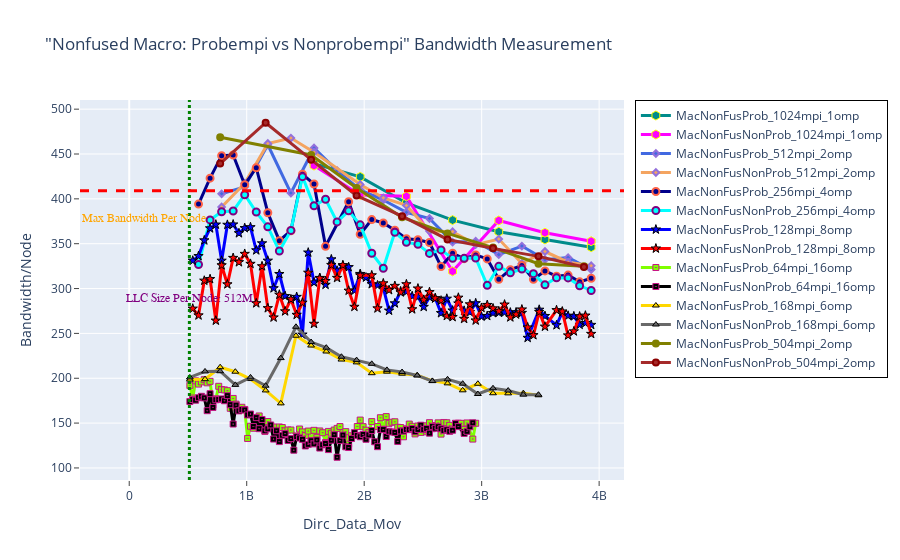

The notebook cell saved with this chart:
### Markdown cell above
## BANDWIDTH - Nonfused Macro: Probempi vs Nonprobempi

### Code cell
fig = go.Figure() 

# Case 1
fig.add_trace(go.Scatter(x=(dfn8MacNonFusProb_1024mpi_1omp.Dirc_Data_Mov*(dfn8MacNonFusProb_1024mpi_1omp.MPI_size/8)), 
                         y=(dfn8MacNonFusProb_1024mpi_1omp.BAND*(dfn8MacNonFusProb_1024mpi_1omp.MPI_size/8)), 
                         mode='lines+markers', 
                         name='MacNonFusProb_1024mpi_1omp',
                         line=dict(color='darkcyan',width=3),
                         marker=dict(symbol='hexagon',size=9, line=dict(color='yellow',width=1))))

fig.add_trace(go.Scatter(x=(dfn8MacNonFusNonProb_1024mpi_1omp.Dirc_Data_Mov*(dfn8MacNonFusNonProb_1024mpi_1omp.MPI_size/8)), 
                         y=(dfn8MacNonFusNonProb_1024mpi_1omp.BAND*(dfn8MacNonFusNonProb_1024mpi_1omp.MPI_size/8)), 
                         mode='lines+markers', 
                         name='MacNonFusNonProb_1024mpi_1omp',
                         line=dict(color='magenta',width=3),
                         marker=dict(symbol='hexagon',size=9, line=dict(color='yellow',width=1))))


# Case 2
fig.add_trace(go.Scatter(x=(dfn8MacNonFusProb_512mpi_2omp.Dirc_Data_Mov*(dfn8MacNonFusProb_512mpi_2omp.MPI_size/8)), 
                         y=(dfn8MacNonFusProb_512mpi_2omp.BAND*(dfn8MacNonFusProb_512mpi_2omp.MPI_size/8)), 
                         mode='lines+markers', 
                         name='MacNonFusProb_512mpi_2omp',
                         line=dict(color='royalblue',width=3),
                         marker=dict(symbol='diamond',size=5,line=dict(color='MediumPurple',width=2))))

fig.add_trace(go.Scatter(x=(dfn8MacNonFusNonProb_512mpi_2omp.Dirc_Data_Mov*(dfn8MacNonFusNonProb_512mpi_2omp.MPI_size/8)), 
                         y=(dfn8MacNonFusNonProb_512mpi_2omp.BAND*(dfn8MacNonFusNonProb_512mpi_2omp.MPI_size/8)), 
                         mode='lines+markers', 
                         name='MacNonFusNonProb_512mpi_2omp',
                         line=dict(color='sandybrown',width=3),
                         marker=dict(symbol='diamond',size=5,line=dict(color='MediumPurple',width=2))))


# Case 3
fig.add_trace(go.Scatter(x=(dfn8MacNonFusProb_256mpi_4omp.Dirc_Data_Mov*(dfn8MacNonFusProb_256mpi_4omp.MPI_size/8)), 
                         y=(dfn8MacNonFusProb_256mpi_4omp.BAND*(dfn8MacNonFusProb_256mpi_4omp.MPI_size/8)), 
                         mode='lines+markers', 
                         name='MacNonFusProb_256mpi_4omp',
                         line=dict(color='darkblue',width=3),
                         marker=dict(symbol='circle',size=7, line=dict(color='tomato',width=2))))

fig.add_trace(go.Scatter(x=(dfn8MacNonFusNonProb_256mpi_4omp.Dirc_Data_Mov*(dfn8MacNonFusNonProb_256mpi_4omp.MPI_size/8)), 
                         y=(dfn8MacNonFusNonProb_256mpi_4omp.BAND*(dfn8MacNonFusNonProb_256mpi_4omp.MPI_size/8)), 
                         mode='lines+markers', 
                         name='MacNonFusNonProb_256mpi_4omp',
                         line=dict(color='cyan',width=3),
                         marker=dict(symbol='circle',size=7,line=dict(color='Purple',width=2))))



# Case 4
fig.add_trace(go.Scatter(x=(dfn8MacNonFusProb_128mpi_8omp.Dirc_Data_Mov*(dfn8MacNonFusProb_128mpi_8omp.MPI_size/8)), 
                         y=(dfn8MacNonFusProb_128mpi_8omp.BAND*(dfn8MacNonFusProb_128mpi_8omp.MPI_size/8)), 
                         mode='lines+markers', 
                         name='MacNonFusProb_128mpi_8omp',
                         line=dict(color='blue',width=3),
                         marker=dict(symbol='star',size=7, line=dict(color='black',width=1))))

fig.add_trace(go.Scatter(x=(dfn8MacNonFusNonProb_128mpi_8omp.Dirc_Data_Mov*(dfn8MacNonFusNonProb_128mpi_8omp.MPI_size/8)), 
                         y=(dfn8MacNonFusNonProb_128mpi_8omp.BAND*(dfn8MacNonFusNonProb_128mpi_8omp.MPI_size/8)), 
                         mode='lines+markers', 
                         name='MacNonFusNonProb_128mpi_8omp',
                         line=dict(color='red',width=3),
                         marker=dict(symbol='star',size=7, line=dict(color='black',width=1))))


# Case 5
fig.add_trace(go.Scatter(x=(dfn8MacNonFusProb_64mpi_16omp.Dirc_Data_Mov*(dfn8MacNonFusProb_64mpi_16omp.MPI_size/8)), 
                         y=(dfn8MacNonFusProb_64mpi_16omp.BAND*(dfn8MacNonFusProb_64mpi_16omp.MPI_size/8)), 
                         mode='lines+markers', 
                         name='MacNonFusProb_64mpi_16omp',
                         line=dict(color='chartreuse',width=3),
                         marker=dict(symbol='square-dot',size=6, line=dict(color='mediumvioletred',width=1))))

fig.add_trace(go.Scatter(x=(dfn8MacNonFusNonProb_64mpi_16omp.Dirc_Data_Mov*(dfn8MacNonFusNonProb_64mpi_16omp.MPI_size/8)), 
                         y=(dfn8MacNonFusNonProb_64mpi_16omp.BAND*(dfn8MacNonFusNonProb_64mpi_16omp.MPI_size/8)), 
                         mode='lines+markers', 
                         name='MacNonFusNonProb_64mpi_16omp',
                         line=dict(color='black',width=3),
                         marker=dict(symbol='square-dot',size=6, line=dict(color='mediumvioletred',width=1))))


# Case 6
fig.add_trace(go.Scatter(x=(dfn8MacNonFusProb_168mpi_6omp.Dirc_Data_Mov*(dfn8MacNonFusProb_168mpi_6omp.MPI_size/8)), 
                         y=(dfn8MacNonFusProb_168mpi_6omp.BAND*(dfn8MacNonFusProb_168mpi_6omp.MPI_size/8)), 
                         mode='lines+markers', 
                         name='MacNonFusProb_168mpi_6omp',
                         line=dict(color='gold',width=3),
                         marker=dict(symbol='triangle-up',size=6, line=dict(color='black',width=1))))

fig.add_trace(go.Scatter(x=(dfn8MacNonFusNonProb_168mpi_6omp.Dirc_Data_Mov*(dfn8MacNonFusNonProb_168mpi_6omp.MPI_size/8)), 
                         y=(dfn8MacNonFusNonProb_168mpi_6omp.BAND*(dfn8MacNonFusNonProb_168mpi_6omp.MPI_size/8)), 
                         mode='lines+markers', 
                         name='MacNonFusNonProb_168mpi_6omp',
                         line=dict(color='dimgray',width=3),
                         marker=dict(symbol='triangle-up',size=6, line=dict(color='black',width=1))))



# Case 7
fig.add_trace(go.Scatter(x=(dfn8MacNonFusProb_504mpi_2omp.Dirc_Data_Mov*(dfn8MacNonFusProb_504mpi_2omp.MPI_size/8)), 
                         y=(dfn8MacNonFusProb_504mpi_2omp.BAND*(dfn8MacNonFusProb_504mpi_2omp.MPI_size/8)), 
                         mode='lines+markers', 
                         name='MacNonFusProb_504mpi_2omp',
                         line=dict(color='olive',width=3),
                         marker=dict(symbol='circle',size=6, line=dict(color='olive',width=2))))

fig.add_trace(go.Scatter(x=(dfn8MacNonFusNonProb_504mpi_2omp.Dirc_Data_Mov*(dfn8MacNonFusNonProb_504mpi_2omp.MPI_size/8)), 
                         y=(dfn8MacNonFusNonProb_504mpi_2omp.BAND*(dfn8MacNonFusNonProb_504mpi_2omp.MPI_size/8)), 
                         mode='lines+markers', 
                         name='MacNonFusNonProb_504mpi_2omp',
                         line=dict(color='Brown',width=3),
                         marker=dict(symbol='circle',size=6, line=dict(color='darkred',width=2))))



# Adding vertical and horizontal lines 
fig.add_vline(x=512e6, line_width=3, line_dash="dot", line_color="green")
fig.add_hline(y=409, line_width=3, line_dash="dash", line_color="red")

# Add annotation with arrow
fig.add_annotation(
    x='512e6'
    , y=280
    , text=f'LLC Size Per Node: 512M'
    , yanchor='bottom'
    , showarrow=False
    , arrowhead=1
    , arrowsize=1
    , arrowwidth=2
    , arrowcolor="#636363"
    , ax=-20
    , ay=-30
    , font=dict(size=12, color="purple", family="Sans Serif")
    , align="left"
    ,)

fig.add_annotation(
    x='130e6'
    , y=370
    , text=f'Max Bandwidth Per Node'
    , yanchor='bottom'
    , showarrow=False
    , arrowhead=1
    , arrowsize=1
    , arrowwidth=2
    , arrowcolor="#636363"
    , ax=-20
    , ay=-30
    , font=dict(size=12, color="orange", family="Sans Serif")
    , align="left"
    ,)


fig.update_layout(title='"Nonfused Macro: Probempi vs Nonprobempi" Bandwidth Measurement',
                  xaxis_title='Dirc_Data_Mov', yaxis_title='Bandwidth/Node', 
                  xaxis=dict(ticks="outside"),  
                  yaxis=dict(ticks="outside"),
                  legend=go.layout.Legend(bordercolor="black",borderwidth=1))

### Figure 1 — Plotly figure (JSON) as saved in the notebook; plotly's stock layout.template omitted (floating-point values rounded to 4 significant figures)
{"data": [{"line": {"color": "darkcyan", "width": 3}, "marker": {"line": {"color": "yellow", "width": 1}, "size": 9, "symbol": "hexagon"}, "mode": "lines+markers", "name": "MacNonFusProb_1024mpi_1omp", "type": "scatter", "x": [1572864000, 1966080000, 2359296000, 2752512000, 3145728000, 3538944000, 3932160000], "y": [439.2, 424.5, 395.4, 376.3, 363.4, 354.8, 346.1]}, {"line": {"color": "magenta", "width": 3}, "marker": {"line": {"color": "yellow", "width": 1}, "size": 9, "symbol": "hexagon"}, "mode": "lines+markers", "name": "MacNonFusNonProb_1024mpi_1omp", "type": "scatter", "x": [1572864000, 1966080000, 2359296000, 2752512000, 3145728000, 3538944000, 3932160000], "y": [437.1, 404.3, 402.8, 319.2, 375.9, 362.3, 352.8]}, {"line": {"color": "royalblue", "width": 3}, "marker": {"line": {"color": "MediumPurple", "width": 2}, "size": 5, "symbol": "diamond"}, "mode": "lines+markers", "name": "MacNonFusProb_512mpi_2omp", "type": "scatter", "x": [786432000, 983040000, 1179648000, 1376256000, 1572864000, 1769472000, 1966080000, 2162688000, 2359296000, 2555904000, 2752512000, 2949120000, 3145728000, 3342336000, 3538944000, 3735552000, 3932160000], "y": [405.6, 413.4, 460.3, 406.5, 456.7, 431.5, 410.1, 398.7, 385.0, 378.1, 351.8, 352.7, 337.8, 347.4, 332.3, 334.5, 321.3]}, {"line": {"color": "sandybrown", "width": 3}, "marker": {"line": {"color": "MediumPurple", "width": 2}, "size": 5, "symbol": "diamond"}, "mode": "lines+markers", "name": "MacNonFusNonProb_512mpi_2omp", "type": "scatter", "x": [786432000, 983040000, 1179648000, 1376256000, 1572864000, 1966080000, 2162688000, 2359296000, 2555904000, 2752512000, 2949120000, 3145728000, 3342336000, 3538944000, 3735552000, 3932160000], "y": [390.9, 417.4, 461.7, 467.8, 452.0, 416.0, 401.1, 392.7, 364.2, 363.4, 349.0, 355.2, 327.9, 341.3, 329.4, 325.4]}, {"line": {"color": "darkblue", "width": 3}, "marker": {"line": {"color": "tomato", "width": 2}, "size": 7, "symbol": "circle"}, "mode": "lines+markers", "name": "MacNonFusProb_256mpi_4omp", "type": "scatter", "x": [589824000, 688128000, 786432000, 884736000, 983040000, 1081344000, 1179648000, 1277952000, 1376256000, 1474560000, 1572864000, 1671168000, 1867776000, 1966080000, 2064384000, 2162688000, 2260992000, 2359296000, 2457600000, 2555904000, 2654208000, 2752512000, 2850816000, 2949120000, 3047424000, 3145728000, 3244032000, 3342336000, 3440640000, 3538944000, 3637248000, 3735552000, 3833856000, 3932160000], "y": [394.1, 423.1, 448.2, 448.9, 415.8, 434.7, 384.6, 353.4, 364.4, 427.4, 416.6, 347.1, 396.7, 360.5, 376.9, 373.1, 365.0, 355.6, 354.5, 351.3, 324.6, 339.3, 333.3, 337.5, 333.1, 310.3, 321.1, 325.7, 310.3, 319.7, 313.8, 315.0, 307.5, 311.5]}, {"line": {"color": "cyan", "width": 3}, "marker": {"line": {"color": "Purple", "width": 2}, "size": 7, "symbol": "circle"}, "mode": "lines+markers", "name": "MacNonFusNonProb_256mpi_4omp", "type": "scatter", "x": [589824000, 688128000, 786432000, 884736000, 983040000, 1081344000, 1179648000, 1277952000, 1376256000, 1474560000, 1572864000, 1671168000, 1769472000, 1867776000, 1966080000, 2064384000, 2162688000, 2260992000, 2359296000, 2457600000, 2555904000, 2654208000, 2752512000, 2850816000, 2949120000, 3047424000, 3145728000, 3244032000, 3342336000, 3440640000, 3538944000, 3637248000, 3735552000, 3833856000, 3932160000], "y": [326.8, 376.5, 385.6, 386.5, 404.6, 385.3, 368.8, 341.8, 364.8, 424.8, 392.3, 399.5, 374.3, 386.6, 371.0, 339.4, 322.7, 362.8, 351.5, 349.3, 339.2, 343.1, 333.7, 333.6, 334.1, 303.6, 324.8, 317.6, 321.7, 316.6, 304.1, 312.0, 311.9, 303.1, 297.9]}, {"line": {"color": "blue", "width": 3}, "marker": {"line": {"color": "black", "width": 1}, "size": 7, "symbol": "star"}, "mode": "lines+markers", "name": "MacNonFusProb_128mpi_8omp", "type": "scatter", "x": [540672000, 589824000, 638976000, 688128000, 737280000, 786432000, 835584000, 884736000, 933888000, 983040000, 1032192000, 1081344000, 1130496000, 1179648000, 1228800000, 1277952000, 1327104000, 1376256000, 1425408000, 1474560000, 1523712000, 1572864000, 1622016000, 1671168000, 1720320000, 1769472000, 1818624000, 1867776000, 1916928000, 1966080000, 2015232000, 2064384000, 2113536000, 2162688000, 2211840000, 2260992000, 2310144000, 2359296000, 2408448000, 2457600000, 2506752000, 2555904000, 2605056000, 2654208000, 2703360000, 2752512000, 2801664000, 2850816000, 2899968000, 2949120000, 2998272000, 3047424000, 3096576000, 3145728000, 3194880000, 3244032000, 3293184000, 3342336000, 3391488000, 3489792000, 3538944000, 3637248000, 3686400000, 3735552000, 3784704000, 3833856000, 3883008000, 3932160000], "y": [331.2, 336.2, 353.8, 367.1, 371.3, 331.1, 371.1, 371.5, 361.7, 367.4, 368.4, 342.6, 350.4, 331.1, 300.4, 316.2, 291.6, 287.1, 290.7, 248.7, 340.1, 306.9, 311.9, 304.2, 332.6, 319.9, 324.9, 323.9, 297.8, 316.3, 312.3, 304.9, 303.5, 300.7, 275.4, 283.5, 296.9, 296.5, 291.6, 290.8, 279.6, 290.4, 289.2, 272.6, 288.7, 275.5, 283.4, 275.3, 273.7, 283.7, 268.8, 269.4, 272.7, 273.1, 273.4, 273.3, 273.5, 272.9, 245.0, 276.4, 269.4, 259.2, 273.5, 269.7, 269.1, 259.7, 261.7, 259.5]}, {"line": {"color": "red", "width": 3}, "marker": {"line": {"color": "black", "width": 1}, "size": 7, "symbol": "star"}, "mode": "lines+markers", "name": "MacNonFusNonProb_128mpi_8omp", "type": "scatter", "x": [540672000, 589824000, 638976000, 688128000, 737280000, 786432000, 835584000, 884736000, 933888000, 983040000, 1032192000, 1081344000, 1130496000, 1179648000, 1228800000, 1277952000, 1327104000, 1376256000, 1425408000, 1474560000, 1523712000, 1572864000, 1622016000, 1671168000, 1720320000, 1769472000, 1818624000, 1867776000, 1916928000, 1966080000, 2064384000, 2113536000, 2162688000, 2211840000, 2260992000, 2310144000, 2359296000, 2408448000, 2457600000, 2506752000, 2555904000, 2605056000, 2654208000, 2703360000, 2752512000, 2801664000, 2850816000, 2899968000, 2949120000, 2998272000, 3047424000, 3096576000, 3145728000, 3194880000, 3244032000, 3293184000, 3342336000, 3391488000, 3440640000, 3489792000, 3538944000, 3637248000, 3686400000, 3735552000, 3784704000, 3833856000, 3883008000, 3932160000], "y": [277.6, 270.1, 308.8, 310.6, 264.3, 325.9, 304.7, 334.2, 329.4, 338.6, 327.6, 283.6, 324.9, 278.2, 267.8, 293.2, 274.6, 288.1, 270.7, 284.3, 317.6, 260.7, 311.4, 308.4, 326.3, 311.9, 326.1, 297.7, 279.7, 314.7, 314.8, 277.9, 305.8, 298.3, 303.0, 295.7, 304.8, 276.9, 300.1, 287.5, 296.1, 289.1, 286.6, 269.5, 268.3, 289.8, 266.2, 282.4, 264.4, 278.5, 281.7, 277.9, 274.7, 282.2, 267.9, 271.1, 276.7, 256.7, 248.1, 273.9, 257.5, 275.9, 274.5, 247.8, 252.3, 268.9, 269.9, 249.4]}, {"line": {"color": "chartreuse", "width": 3}, "marker": {"line": {"color": "mediumvioletred", "width": 1}, "size": 6, "symbol": "square-dot"}, "mode": "lines+markers", "name": "MacNonFusProb_64mpi_16omp", "type": "scatter", "x": [516096000, 540672000, 565248000, 589824000, 614400000, 638976000, 663552000, 688128000, 712704000, 737280000, 761856000, 786432000, 811008000, 835584000, 860160000, 884736000, 909312000, 933888000, 958464000, 983040000, 1007616000, 1032192000, 1056768000, 1081344000, 1105920000, 1130496000, 1155072000, 1179648000, 1204224000, 1228800000, 1253376000, 1277952000, 1302528000, 1327104000, 1351680000, 1376256000, 1425408000, 1449984000, 1474560000, 1499136000, 1523712000, 1548288000, 1572864000, 1597440000, 1622016000, 1646592000, 1671168000, 1695744000, 1720320000, 1744896000, 1769472000, 1794048000, 1818624000, 1843200000, 1867776000, 1892352000, 1916928000, 1941504000, 1966080000, 1990656000, 2015232000, 2039808000, 2064384000, 2113536000, 2138112000, 2162688000, 2187264000, 2211840000, 2236416000, 2260992000, 2285568000, 2310144000, 2334720000, 2359296000, 2383872000, 2408448000, 2433024000, 2457600000, 2482176000, 2506752000, 2531328000, 2555904000, 2580480000, 2605056000, 2629632000, 2654208000, 2678784000, 2703360000, 2727936000, 2752512000, 2777088000, 2801664000, 2826240000, 2850816000, 2875392000, 2924544000, 2949120000], "y": [192.0, 177.9, 197.1, 193.5, 196.0, 198.5, 194.9, 196.5, 170.1, 177.1, 191.0, 187.4, 187.0, 186.2, 166.5, 177.5, 171.1, 166.7, 167.6, 165.2, 132.9, 146.5, 144.2, 153.6, 158.0, 146.3, 140.7, 151.8, 146.2, 145.7, 134.4, 145.7, 145.1, 141.3, 142.4, 142.3, 135.6, 143.4, 140.2, 136.1, 141.1, 130.6, 141.9, 134.1, 141.3, 139.3, 128.4, 140.7, 138.7, 142.2, 144.1, 146.1, 133.9, 140.5, 126.5, 135.9, 136.2, 146.2, 153.4, 146.0, 142.1, 139.3, 151.6, 146.1, 156.0, 143.2, 157.2, 149.7, 151.0, 151.5, 145.3, 145.0, 134.7, 143.6, 148.9, 146.4, 137.9, 146.8, 139.6, 147.0, 140.3, 150.5, 143.7, 147.3, 150.3, 137.7, 150.7, 150.4, 147.4, 143.3, 149.8, 149.9, 149.8, 142.8, 150.2, 132.2, 149.8]}, {"line": {"color": "black", "width": 3}, "marker": {"line": {"color": "mediumvioletred", "width": 1}, "size": 6, "symbol": "square-dot"}, "mode": "lines+markers", "name": "MacNonFusNonProb_64mpi_16omp", "type": "scatter", "x": [516096000, 540672000, 565248000, 589824000, 614400000, 638976000, 663552000, 688128000, 712704000, 737280000, 761856000, 786432000, 811008000, 835584000, 860160000, 884736000, 909312000, 933888000, 958464000, 983040000, 1007616000, 1032192000, 1056768000, 1081344000, 1105920000, 1130496000, 1155072000, 1179648000, 1204224000, 1228800000, 1253376000, 1277952000, 1302528000, 1327104000, 1351680000, 1376256000, 1400832000, 1425408000, 1449984000, 1474560000, 1499136000, 1523712000, 1548288000, 1572864000, 1597440000, 1622016000, 1646592000, 1671168000, 1695744000, 1720320000, 1744896000, 1769472000, 1794048000, 1818624000, 1843200000, 1867776000, 1892352000, 1916928000, 1941504000, 1966080000, 1990656000, 2015232000, 2039808000, 2064384000, 2088960000, 2113536000, 2138112000, 2162688000, 2187264000, 2211840000, 2236416000, 2260992000, 2285568000, 2310144000, 2334720000, 2359296000, 2383872000, 2408448000, 2433024000, 2457600000, 2482176000, 2506752000, 2531328000, 2555904000, 2580480000, 2605056000, 2629632000, 2654208000, 2678784000, 2703360000, 2727936000, 2752512000, 2777088000, 2801664000, 2850816000, 2875392000, 2899968000, 2924544000], "y": [174.0, 176.3, 175.6, 178.3, 179.9, 178.1, 163.8, 182.8, 167.5, 176.0, 176.2, 177.0, 174.9, 180.6, 170.5, 148.9, 170.0, 163.6, 165.1, 164.6, 159.1, 160.1, 146.2, 156.1, 143.8, 154.0, 141.4, 143.6, 147.9, 132.2, 141.5, 129.4, 136.4, 138.3, 130.6, 132.7, 119.8, 134.9, 133.4, 131.9, 124.5, 126.3, 130.3, 126.9, 131.2, 122.2, 125.8, 127.2, 120.5, 130.9, 137.1, 111.9, 130.5, 136.6, 123.5, 122.8, 132.8, 139.4, 136.2, 134.8, 137.3, 132.0, 136.9, 141.7, 129.2, 123.7, 142.8, 142.8, 135.0, 140.9, 140.1, 139.6, 129.6, 141.2, 141.1, 142.8, 142.7, 143.9, 140.3, 142.9, 147.6, 142.6, 144.1, 138.8, 146.3, 144.3, 146.0, 143.7, 141.8, 142.6, 140.8, 142.0, 149.4, 146.1, 138.5, 140.8, 145.9, 150.3]}, {"line": {"color": "gold", "width": 3}, "marker": {"line": {"color": "black", "width": 1}, "size": 6, "symbol": "triangle-up"}, "mode": "lines+markers", "name": "MacNonFusProb_168mpi_6omp", "type": "scatter", "x": [516096000, 645120000, 774144000, 903168000, 1032192000, 1161216000, 1290240000, 1419264000, 1548288000, 1677312000, 1806336000, 1935360000, 2064384000, 2193408000, 2322432000, 2451456000, 2580480000, 2709504000, 2838528000, 2967552000, 3096576000, 3225600000, 3354624000, 3483648000], "y": [198.5, 199.0, 212.3, 207.3, 199.1, 186.4, 172.0, 247.4, 236.5, 229.8, 220.9, 217.7, 205.6, 207.4, 205.1, 203.3, 197.0, 194.3, 186.5, 193.9, 183.3, 183.1, 183.4, 181.0]}, {"line": {"color": "dimgray", "width": 3}, "marker": {"line": {"color": "black", "width": 1}, "size": 6, "symbol": "triangle-up"}, "mode": "lines+markers", "name": "MacNonFusNonProb_168mpi_6omp", "type": "scatter", "x": [516096000, 645120000, 774144000, 903168000, 1032192000, 1161216000, 1290240000, 1419264000, 1548288000, 1677312000, 1806336000, 1935360000, 2064384000, 2193408000, 2322432000, 2451456000, 2580480000, 2709504000, 2838528000, 2967552000, 3096576000, 3225600000, 3354624000, 3483648000], "y": [200.9, 207.6, 207.8, 192.6, 201.0, 191.7, 222.5, 257.4, 240.3, 234.1, 224.0, 220.2, 216.1, 209.3, 206.9, 203.1, 196.8, 198.8, 193.9, 182.4, 188.8, 186.3, 181.7, 181.7]}, {"line": {"color": "olive", "width": 3}, "marker": {"line": {"color": "olive", "width": 2}, "size": 6, "symbol": "circle"}, "mode": "lines+markers", "name": "MacNonFusProb_504mpi_2omp", "type": "scatter", "x": [774144000, 1548288000, 1935360000, 2322432000, 2709504000, 3096576000, 3483648000, 3870720000], "y": [468.7, 448.9, 412.1, 379.4, 361.5, 345.7, 327.7, 325.0]}, {"line": {"color": "Brown", "width": 3}, "marker": {"line": {"color": "darkred", "width": 2}, "size": 6, "symbol": "circle"}, "mode": "lines+markers", "name": "MacNonFusNonProb_504mpi_2omp", "type": "scatter", "x": [774144000, 1161216000, 1548288000, 1935360000, 2322432000, 2709504000, 3096576000, 3483648000, 3870720000], "y": [439.3, 484.8, 443.7, 403.6, 380.7, 354.7, 344.8, 335.9, 324.0]}], "layout": {"annotations": [{"align": "left", "arrowcolor": "#636363", "arrowhead": 1, "arrowsize": 1, "arrowwidth": 2, "ax": -20, "ay": -30, "font": {"color": "purple", "family": "Sans Serif", "size": 12}, "showarrow": false, "text": "LLC Size Per Node: 512M", "x": "512e6", "y": 280, "yanchor": "bottom"}, {"align": "left", "arrowcolor": "#636363", "arrowhead": 1, "arrowsize": 1, "arrowwidth": 2, "ax": -20, "ay": -30, "font": {"color": "orange", "family": "Sans Serif", "size": 12}, "showarrow": false, "text": "Max Bandwidth Per Node", "x": "130e6", "y": 370, "yanchor": "bottom"}], "legend": {"bordercolor": "black", "borderwidth": 1}, "shapes": [{"line": {"color": "green", "dash": "dot", "width": 3}, "type": "line", "x0": 512000000, "x1": 512000000, "xref": "x", "y0": 0, "y1": 1, "yref": "y domain"}, {"line": {"color": "red", "dash": "dash", "width": 3}, "type": "line", "x0": 0, "x1": 1, "xref": "x domain", "y0": 409, "y1": 409, "yref": "y"}], "title": {"text": "\"Nonfused Macro: Probempi vs Nonprobempi\" Bandwidth Measurement"}, "xaxis": {"ticks": "outside", "title": {"text": "Dirc_Data_Mov"}}, "yaxis": {"ticks": "outside", "title": {"text": "Bandwidth/Node"}}}}
